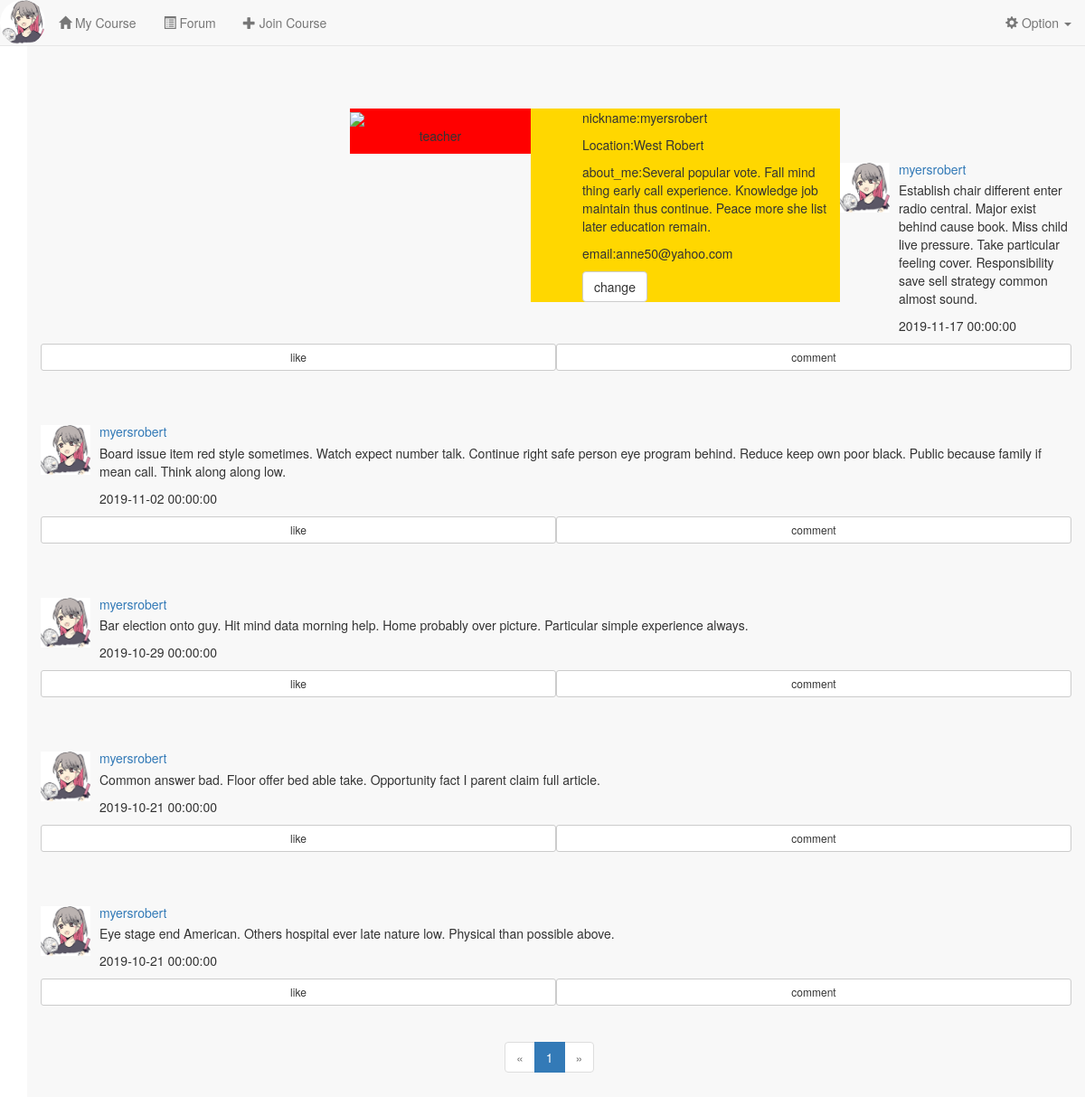
Page /user/anne50@yahoo.com on the committed database.
### app/models.py (models this page shows, shortened)
class User(UserMixin, db.Model):
    __tablename__ = 'users'
    id = db.Column(db.Integer, primary_key=True)
    name = db.Column(db.String(64)) #真实姓名(不同于用户名)
    location = db.Column(db.String(64)) #位置
    about_me = db.Column(db.Text()) #个人介绍
    member_since = db.Column(db.DateTime(), default=datetime.utcnow)    #注册时间
    last_seen = db.Column(db.DateTime(), default=datetime.utcnow)   #最后一次访问的时间
    email = db.Column(db.String(64), unique=True, index=True)   #电子邮箱
    nickname = db.Column(db.String(64))    #昵称
    role_id = db.Column(db.Integer, db.ForeignKey('roles.id'))  #角色id
    password_hash = db.Column(db.String(128))   #密码hash
    confirmed = db.Column(db.Boolean, default=False)    #是否已经确认账户
    headicon_url = db.Column(db.String(64)) #头像图标的url
    student = db.relationship('Student', backref='user', uselist=False) #通过Student的user字段拿到用户信息
    teacher = db.relationship('Teacher', backref='user', uselist=False) #通过Teacher的user字段拿到用户信息
    posts = db.relationship('Post', backref='author', lazy='dynamic') #该用户发布的动态
    followed = db.relationship('Follow',
                               foreign_keys=[Follow.follower_id],
                               backref=db.backref('follower', lazy='joined'),
                               lazy='dynamic',
                               cascade='all, delete-orphan')
    followers = db.relationship('Follow',
                               foreign_keys=[Follow.followed_id],
                               backref=db.backref('followed', lazy='joined'),
                               lazy='dynamic',
                               cascade='all, delete-orphan')
    comments = db.relationship('Comment', backref='author', lazy='dynamic') #该用户发表的评论
    @property
    def password(self):
        raise AttributeError('Password is not a readable attribute!')

class Post(db.Model):
    __tablename__ = 'posts'
    id = db.Column(db.Integer, primary_key=True)
    body = db.Column(db.Text) #动态内容
    body_html = db.Column(db.Text) #内容的html富文本形式
    timestamp = db.Column(db.DateTime, index=True, default=datetime.utcnow) #动态发布的时间戳
    author_id = db.Column(db.Integer, db.ForeignKey('users.id')) #作者id
    comments = db.relationship('Comment', backref='post', lazy='dynamic') #该动态对应的评论

### app/main/views.py (the view)
@main.route('/user/<email>')
def user(email):
    user = User.query.filter_by(email=email).first_or_404()
    page = request.args.get('page', 1, type=int)
    pagination = Post.query.filter_by(author_id=user.id).order_by(Post.timestamp.desc()).paginate(
        page, per_page=current_app.config['FLASKY_COURSE_PER_PAGE'],
        error_out=False
    )
    posts = [item for item in pagination.items]
    return render_template('user.html', user=user, posts=posts, pagination=pagination)

### app/auth/views.py (called while the page is built)
@auth.before_app_request
def before_request():
    if current_user.is_authenticated:
        current_user.ping()
        if not current_user.confirmed \
                and request.endpoint \
                and request.blueprint != 'auth' \
                and request.endpoint != 'static':
            return redirect(url_for('auth.unconfirmed'))

### app/main/__init__.py (called while the page is built)
@main.app_context_processor
def inject_permissions():
    return dict(Permission=Permission)

### app/templates/user.html (shortened to what this page needs)
{% extends "base.html" %}
{% import "/_macros.html" as macros %}
{% block page_content %}
<div class="container navbar-default"style="height:100%;padding-top:120px;">
    <div style="margin-left:30%;background-color:#ff0000;height:100%;width:200px;float:left;">
        <img src="1.jpg" style="width:200px">
        <p align="center">
            {% if user.role.name == 'Teacher' %}
            teacher
            {% else %}
            student
            {% endif %}
        </p>
    </div>
    <div style="padding-left:5%;background-color:#FFD700;height:100%;width:30%;float:left;">
        <p>nickname:{{ user.nickname }}</p>
        <P>Location:{{ user.location }}</P>
        <P>
            about_me:{{ user.about_me }}
        </P>
        <p>email:{{ user.email }}</p>
        <a href="{{ url_for('main.edit_profile') }}" class="btn btn-default">change</a>
    </div>
    {% for each in posts %}
        <div style="padding-top:60px;padding-bottom:30px">
            <div class="media-left">
                <a href="#"><img src="{{ url_for('static', filename=('headicon/'+each.author.headicon_url)) }}" class="media-object" style="width:55px"></a>
            </div>
            <div class="media-body">
                <a href="#"><h5 class="media-heading">{{ each.author.nickname }}</h5></a>
                {% if each.body_html %}
                    {{ each.body_html | safe }}
                {% else %}
                    {{ each.body }}
                {% endif %}
                <p>{{ each.timestamp }}</p>
            </div>
            <button type="button" class="btn btn-default btn-sm col-xs-6">like</button>
            <button type="button" class="btn btn-default btn-sm col-xs-6">comment</button>
        </div>
    {% endfor %}
    <div class="pagination" style="padding-left:45%">
        {{ macros.pagination_widget(pagination, 'main.user', email=user.email) }}
    </div>
</div>
{% endblock %}

### rows in the picture
User: nickname "myersrobert", location "West Robert", about_me "Several popular vote. Fall mind thing early call experience. Knowledge job maintain thus continue. Peace more she list later education remain.", email "anne50@yahoo.com"
Post: headicon_url (placeholder picture), author.nickname "myersrobert", body_html "Establish chair different enter radio central. Major exist behind cause book. Miss child live pressure. Take particular feeling cover. Responsibility save sell strategy common almost sound.", timestamp "2019-11-17 00:00:00"
Post: headicon_url (placeholder picture), author.nickname "myersrobert", body_html "Board issue item red style sometimes. Watch expect number talk. Continue right safe person eye program behind. Reduce keep own poor black. Public because family if mean call. Think along along low.", timestamp "2019-11-02 00:00:00"
Post: headicon_url (placeholder picture), author.nickname "myersrobert", body_html "Bar election onto guy. Hit mind data morning help. Home probably over picture. Particular simple experience always.", timestamp "2019-10-29 00:00:00"
Post: headicon_url (placeholder picture), author.nickname "myersrobert", body_html "Common answer bad. Floor offer bed able take. Opportunity fact I parent claim full article.", timestamp "2019-10-21 00:00:00"
Post: headicon_url (placeholder picture), author.nickname "myersrobert", body_html "Eye stage end American. Others hospital ever late nature low. Physical than possible above.", timestamp "2019-10-21 00:00:00"

### other values in the picture
{{ p }} "1"
